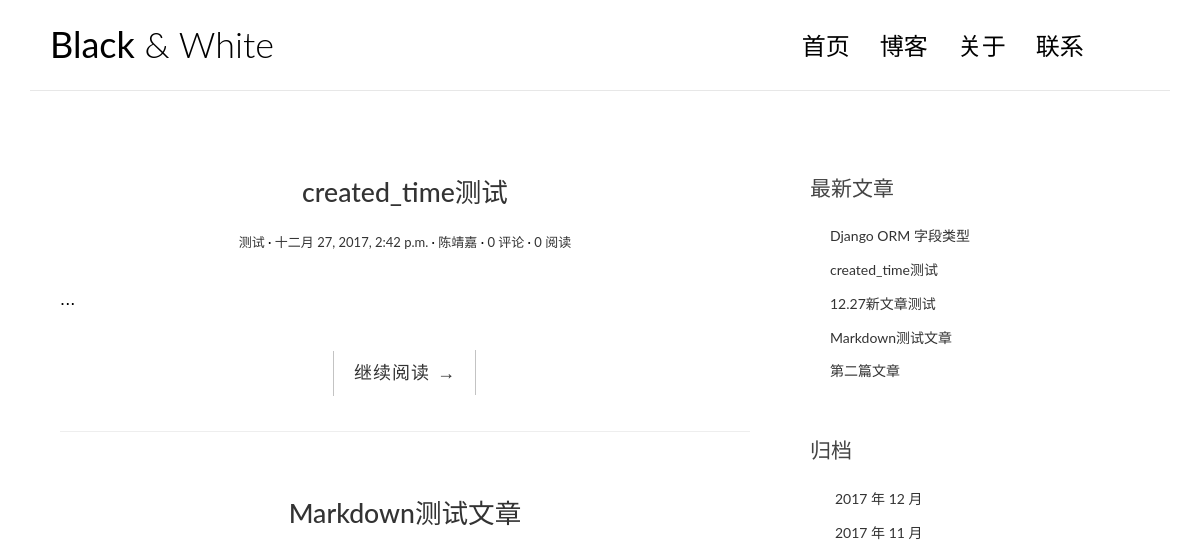
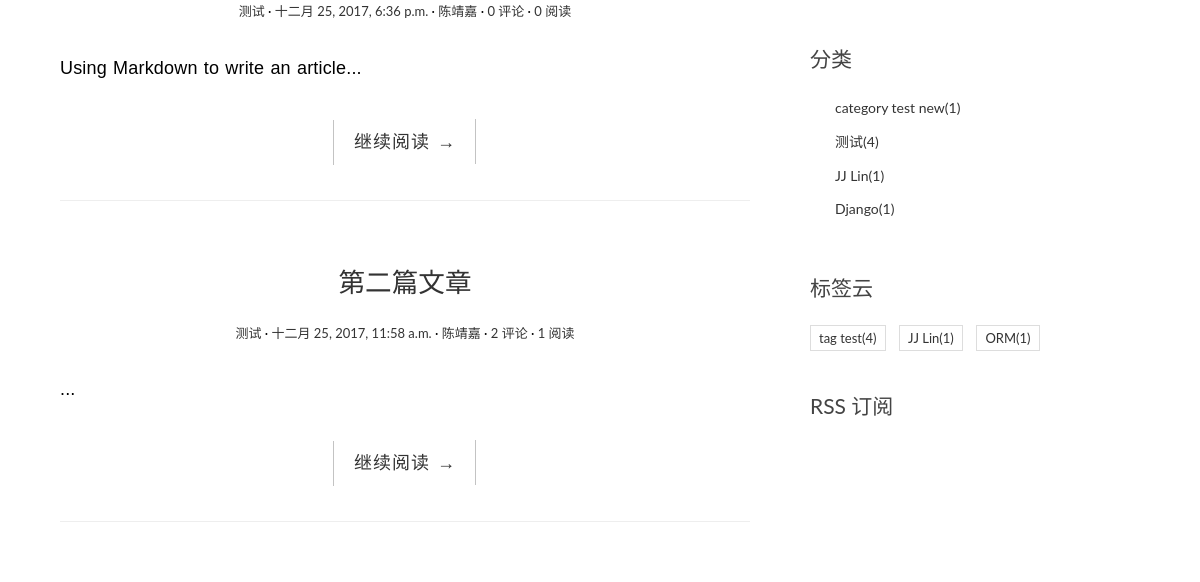
The app's page /category/2/ (upper part), older data (2 pictures, top to bottom).
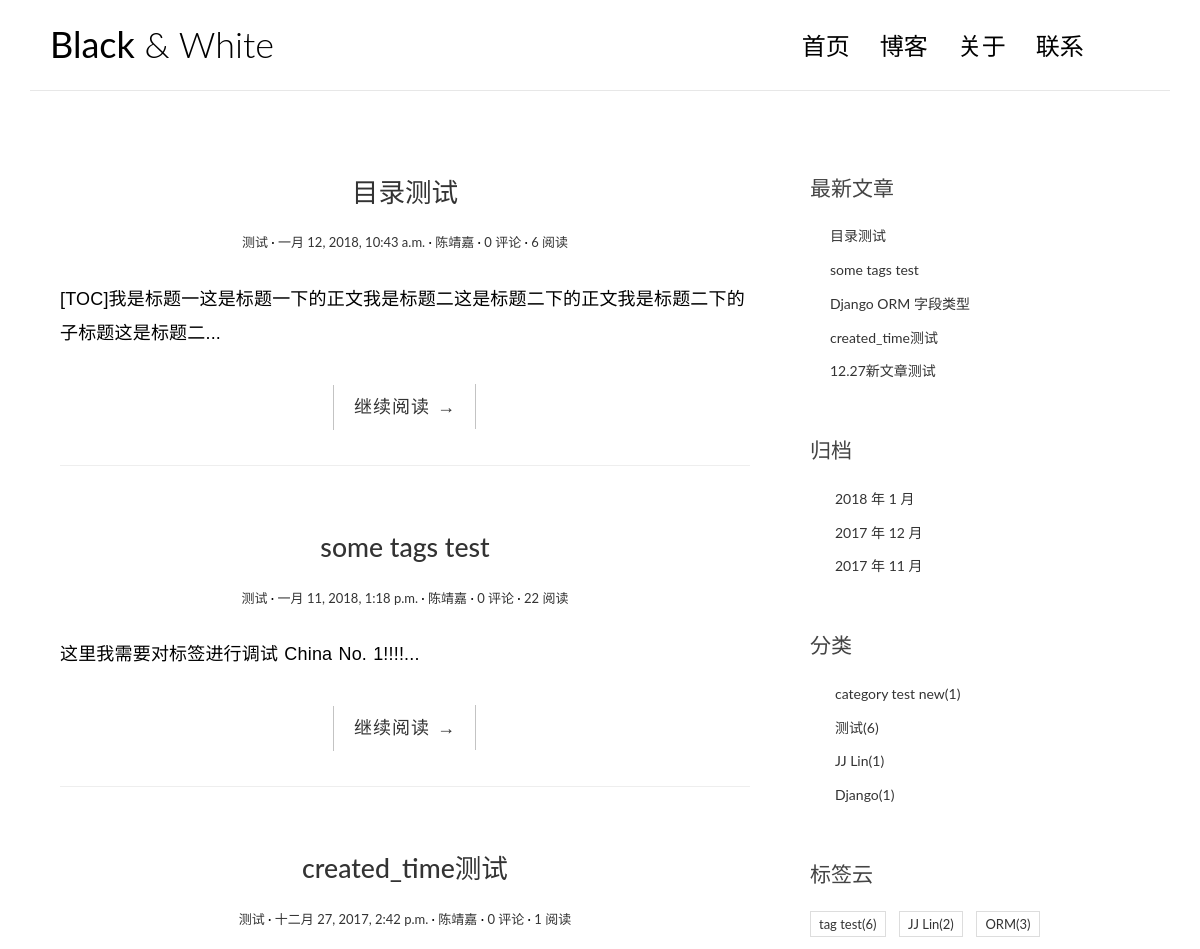
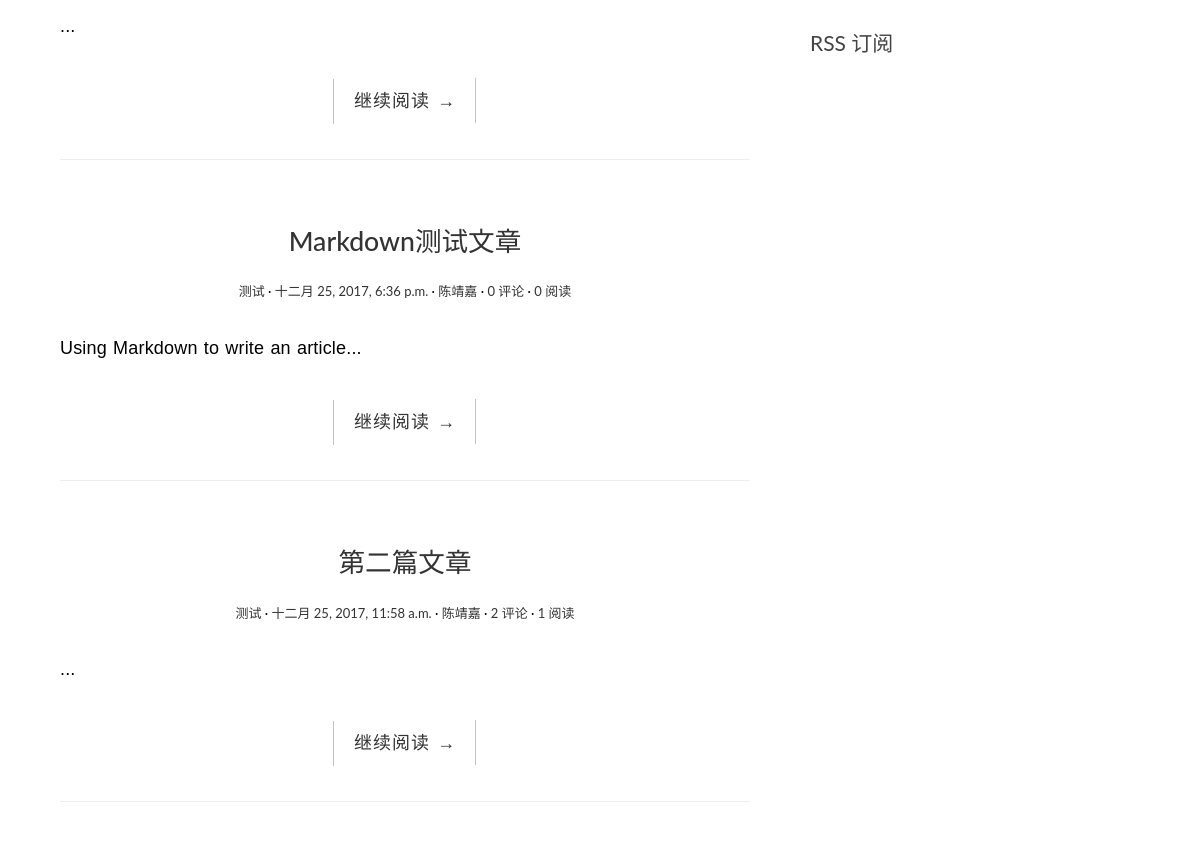
The same page, newer data (2 pictures, top to bottom).
### blog/models.py (models this page shows, shortened)
class Post(models.Model):
	title = models.CharField(max_length=70)
	body = models.TextField()
	created_time = models.DateTimeField(auto_now_add=True)
	modified_time = models.DateTimeField()
	excerpt = models.CharField(max_length=200, blank=True)
	category = models.ForeignKey(Category)
	tags = models.ManyToManyField(Tag, blank=True)
	author = models.ForeignKey(User)
	def get_absolute_url(self):
		return reverse('blog:detail', kwargs={'pk': self.pk})
	class Meta:
		ordering = ['-created_time', 'title']
	views = models.PositiveIntegerField(default=0)

class Category(models.Model):	# 一个类对应一个数据库表格，类名即表明
	name = models.CharField(max_length=100)		# name为该表格的一个列名，属性名name即列名

class Tag(models.Model):
	name = models.CharField(max_length=100)

### blog/views.py (the view)
# urls.py: url(r'^category/(?P<pk>[0-9]+)/$', views.CategoryView.as_view(), name='category'),
class CategoryView(ListView):
	model = Post
	template_name = 'blog/index.html'
	context_object_name = 'post_list'
	def get_queryset(self):
		cate = get_object_or_404(Category, pk=self.kwargs.get('pk'))	# 在类视图中，从URL捕获命名组参数值保存在实例的kwargs属性（一个字典）里，
		return super(CategoryView, self).get_queryset().filter(category=cate)	# get_queryset()为父类的方法，用于获得全部文章列表，之后筛选该分类下的全部文章并返回

### blog/templatetags/blog_tags.py (called while the page is built)
@register.simple_tag	# simple_tag为简单标签，只有一个参数
def get_recent_posts(num=5):	# 最新文章模板标签
	return Post.objects.all().order_by('-created_time')[:num]

@register.simple_tag
def archives():		# 归档模板标签
	return Post.objects.dates('created_time', 'month', order='DESC')

@register.simple_tag
def get_categories(): 	# 分类模板标签
	return Category.objects.annotate(num_posts=Count('post')).filter(num_posts__gt=0)

@register.simple_tag
def get_tags():
	return Tag.objects.annotate(num_posts=Count('post')).filter(num_posts__gt=0)

### templates/blog/index.html (shortened to what this page needs)
            {% extends 'base.html' %}
            {% block main %}
                {% for post in post_list %}
                    <article class="post post-{{ post.pk }}">
                        <header class="entry-header">
                            <h1 class="entry-title">
                                <a href="{{ post.get_absolute_url }}">{{ post.title }}</a>
                            </h1>
                            <div class="entry-meta">
                                <span class="post-category"><a href="{% url 'blog:category' post.category.pk %}">{{ post.category.name }}</a></span>
                                <span class="post-date"><a href="{% url 'blog:archives' post.created_time.year post.created_time.month %}"><time class="entry-date"
                                                                      datetime="2012-11-09T23:15:57+00:00">{{ post.created_time }}</time></a></span>
                                <span class="post-author"><a href="#">{{ post.author }}</a></span>
                                <span class="comments-link"><a href="#">{{ post.comment_set.count }} 评论</a></span>
                                <span class="views-count"><a href="#">{{ post.views }} 阅读</a></span>
                            </div>
                        </header>
                        <div class="entry-content clearfix">
                            <p>{{ post.excerpt }}...</p>
                            <div class="read-more cl-effect-14">
                                <a href="{{ post.get_absolute_url }}" class="more-link">继续阅读 <span class="meta-nav">→</span></a>
                            </div>
                            <hr />
                        </div>
                    </article>
                {% empty %}
                    <div class="no-post">暂时还没有发布的文章！</div>
                {% endfor %}
            {% endblock main %}

### templates/base.html (shortened to what this page needs)
{% load staticfiles %}
{% load blog_tags %}
<!DOCTYPE html>
<html>
<head>
    <link rel="stylesheet" href="{% static 'blog/css/bootstrap.min.css' %}">
    <link rel="stylesheet" href="http://code.ionicframework.com/ionicons/2.0.1/css/ionicons.min.css">
    <link rel="stylesheet" href="{% static 'blog/css/pace.css' %}">
    <link rel="stylesheet" href="{% static 'blog/css/custom.css' %}">
</head>
<body>
<div class="container">
    <header id="site-header">
        <div class="row">
            <div class="col-md-4 col-sm-5 col-xs-8">
                <div class="logo">
                    <h1><a href="{% url 'blog:index' %}"><b>Black</b> &amp; White</a></h1>
                </div>
            </div>
            <div class="col-md-8 col-sm-7 col-xs-4">
                <nav class="main-nav" role="navigation">
                    <div class="collapse navbar-collapse" id="bs-example-navbar-collapse-1">
                        <ul class="nav navbar-nav navbar-right">
                            <li class="cl-effect-11"><a href="{% url 'blog:index' %}" data-hover="首页">首页</a></li>
                            <li class="cl-effect-11"><a href="full-width.html" data-hover="博客">博客</a></li>
                            <li class="cl-effect-11"><a href="about.html" data-hover="关于">关于</a></li>
                            <li class="cl-effect-11"><a href="contact.html" data-hover="联系">联系</a></li>
                        </ul>
                    </div>
                </nav>
            </div>
        </div>
    </header>
</div>
<div class="content-body">
    <div class="container">
        <div class="row">
            <main class="col-md-8">
                {% block main %}
                {% endblock main %}
            </main>
            <aside class="col-md-4">
                <div class="widget widget-recent-posts">
                    <h3 class="widget-title">最新文章</h3>
                    {% get_recent_posts as recent_post_list %}
                    <ul>
                        {% for post in recent_post_list %}
                        <li>
                            <a href="{{ post.get_absolute_url }}">{{ post.title }}</a>
                        </li>
                        {% empty %}
                        暂无文章！
                        {% endfor %}
                    </ul>
                </div>
                <div class="widget widget-archives">
                    <h3 class="widget-title">归档</h3>
                    {% archives as date_list %}
                    <ul>
                        {% for date in date_list %}
                        <li>
                            <a href="{% url 'blog:archives' date.year date.month %}">{{ date.year }} 年 {{ date.month }} 月</a>
                        </li>
                        {% empty %}
                        暂无归档！
                        {% endfor %}
                    </ul>
                </div>
                <div class="widget widget-category">
                    <h3 class="widget-title">分类</h3>
                    {% get_categories as category_list %}
                    <ul>
                        {% for category in category_list %}
                        <li>
                            <a href="{% url 'blog:category' category.pk %}">{{ category.name }}<span class="post-count">({{ category.num_posts }})</span></a>
                        </li>
                        {% empty %}
                        暂无分类！
                        {% endfor %}
                    </ul>
                </div>
                <div class="widget widget-tag-cloud">
                    <h3 class="widget-title">标签云</h3>
                    {% get_tags as tag_list %}
                    <ul>
                        {% for tag in tag_list %}
                        <li>
                            <a href="{% url 'blog:tag' tag.pk %}">{{ tag.name }}<span class="post-count">({{ tag.num_posts }})</span></a>
                        </li>
                        {% empty %}
                        暂无标签！
                        {% endfor %}
                    </ul>
                </div>
                <div class="rss">
                    <a href="{% url 'rss' %}"> RSS 订阅</a>
                </div>
            </aside>
        </div>
    </div>
</div>
</body>
</html>

### blog/static/blog/css/custom.css (style rules this page uses)
* { outline: none; }
h1, h2, h3, h4, h5, h6 { margin-top: 0; }
b { font-weight: 400; }
a { color: #333; }
body { color: #444; font-family: 'Lato', sans-serif; }
p { font-family: 'Ubuntu', sans-serif; font-weight: 400; word-spacing: 1px; letter-spacing: 0.01em; }
#site-header { background-color: #FFF; padding: 25px 20px; margin-bottom: 40px; border-bottom: 1px solid #e7e7e7; }
.logo h1 a { color: #000; }
.logo h1 { margin: 0; font-family: 'Lato', sans-serif; font-weight: 300; }
.main-nav { margin-top: 11px; max-width: 95%; }
.main-nav a { color: #000000 !important; padding: 0 0 5px 0 !important; margin-right: 30px; font-family: 'Lato', sans-serif; font-weight: 300; font-size: 24px; }
.cl-effect-11 a { padding: 10px 0; color: #0972b4; text-shadow: none; }
.cl-effect-11 a::before { position: absolute; top: 0; left: 0; overflow: hidden; padding: 0 0 5px 0 !important; max-width: 0; border-bottom: 1px solid #000; color: #000; content: attr(data-hover); white-space: nowrap; -webkit-transition: max-width 0.5s; -moz-transition: max-width 0.5s; transition: max-width 0.5s; }
.content-body { padding-bottom: 4em; }
.post { background: #fff; padding: 30px 30px 0; }
.entry-title { text-align: center; font-size: 1.9em; margin-bottom: 20px; line-height: 1.6; padding: 10px 20px 0; }
.entry-meta { text-align: center; color: #DDDDDD; font-size: 13px; margin-bottom: 30px; }
.entry-content { font-size: 18px; line-height: 1.9; font-weight: 300; color: #000; }
.post-category::after, .post-date::after, .post-author::after, .comments-link::after { content: ' ·'; color: #000; }
.read-more { font-family: 'Ubuntu', sans-serif; font-weight: 400; word-spacing: 1px; letter-spacing: 0.01em; text-align: center; margin-top: 20px; }
.cl-effect-14 a { padding: 0 20px; height: 45px; line-height: 45px; position: relative; display: inline-block; margin: 15px 25px; letter-spacing: 1px; font-weight: 400; text-shadow: 0 0 1px rgba(255, 255, 255, 0.3); }
.cl-effect-14 a::before, .cl-effect-14 a::after { position: absolute; width: 45px; height: 1px; background: #C3C3C3; content: ''; -webkit-transition: all 0.3s; -moz-transition: all 0.3s; transition: all 0.3s; pointer-events: none; }
.cl-effect-14 a::before { top: 0; left: 0; -webkit-transform: rotate(90deg); -moz-transform: rotate(90deg); transform: rotate(90deg); -webkit-transform-origin: 0 0; -moz-transform-origin: 0 0; transform-origin: 0 0; }
.cl-effect-14 a::after { right: 0; bottom: 0; -webkit-transform: rotate(90deg); -moz-transform: rotate(90deg); transform: rotate(90deg); -webkit-transform-origin: 100% 0; -moz-transform-origin: 100% 0; transform-origin: 100% 0; }
.widget { background: #fff; padding: 30px 0 0; }
.widget-title { font-size: 1.5em; margin-bottom: 20px; line-height: 1.6; padding: 10px 0 0; font-weight: 400; }
.widget-recent-posts ul { padding: 0; margin: 0; padding-left: 20px; }
.widget-recent-posts ul li { list-style-type: none; position: relative; line-height: 170%; margin-bottom: 10px; }
.widget-recent-posts ul li::before { content: '\f3d3'; font-family: "Ionicons"; position: absolute; left: -17px; top: 3px; font-size: 16px; color: #000; }
.widget-archives ul { padding: 0; margin: 0; padding-left: 25px; }
.widget-archives ul li { list-style-type: none; position: relative; line-height: 170%; margin-bottom: 10px; }
.widget-archives ul li::before { content: '\f3f3'; font-family: "Ionicons"; position: absolute; left: -25px; top: 1px; font-size: 16px; color: #000; }
.widget-category ul { padding: 0; margin: 0; padding-left: 25px; }
.widget-category ul li { list-style-type: none; position: relative; line-height: 170%; margin-bottom: 10px; }
.widget-category ul li::before { content: '\f3fe'; font-family: "Ionicons"; position: absolute; left: -25px; top: 1px; font-size: 18px; color: #000; }
.widget-tag-cloud ul { padding: 0; margin: 0; margin-right: -10px; }
.widget-tag-cloud ul li { list-style-type: none; font-size: 13px; display: inline-block; margin-right: 10px; margin-bottom: 10px; padding: 3px 8px; border: 1px solid #ddd; }
.rss { font-size: 21px; margin-top: 30px; }
.rss a { color: #444; }

Row changes from the older to the newer data that the page shows:
no longer on one of the page's lists (row unchanged): Post: title "Markdown测试文章"
no longer on one of the page's lists (row unchanged): Post: title "第二篇文章"
added Post: title "目录测试", category.name "测试", created_time "一月 12, 2018, 10:43 a.m.", author "陈靖嘉", comment_set.count "0", views "6", excerpt "[TOC]我是标题一这是标题一下的正文我是标题二这是标题二下的正文我是标题二下的子标题这是标题二"
added Post: title "some tags test", category.name "测试", created_time "一月 11, 2018, 1:18 p.m.", author "陈靖嘉", comment_set.count "0", views "22", excerpt "这里我需要对标签进行调试 China No. 1!!!!"
changed Post "created_time测试": views "0" → "1"
computed for Category "测试": num_posts "4" → "6"
computed for Tag "tag test": num_posts "4" → "6"
computed for Tag "JJ Lin": num_posts "1" → "2"
computed for Tag "ORM": num_posts "1" → "3"
Text that changed along with them:
new list line: "2018 年 1 月"
